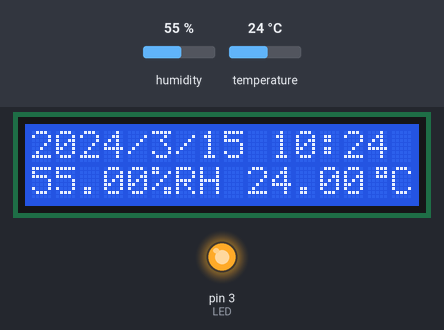
Recording of a sketch running on a simulated Arduino Uno, built with avr-gcc and run on an emulated ATmega328P. On the bench: 16×2 character LCD, output pins drawn as LEDs (lit = HIGH). The test bench sets the inputs (shaded band); at power-on: humidity 55 %, temperature 24 °C. The local clock reads 2024-03-15 10:24:30 at power-on unless the sketch sets it; storage starts empty.

Above: at 1.3 s.
1.4 s: humidity set to 22 %
At 5.7 s:
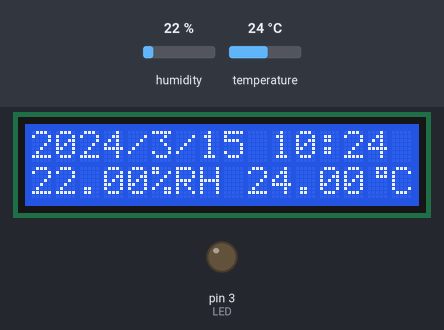
11.8 s: temperature set to 12 °C
At 16.0 s:
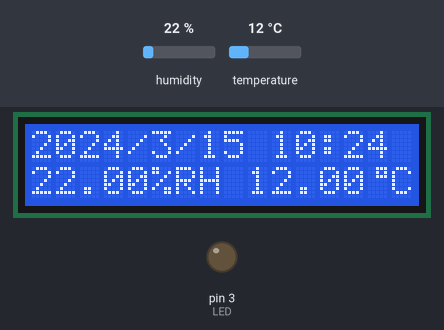
20.0 s: humidity set to 40 %
At 21.1 s:
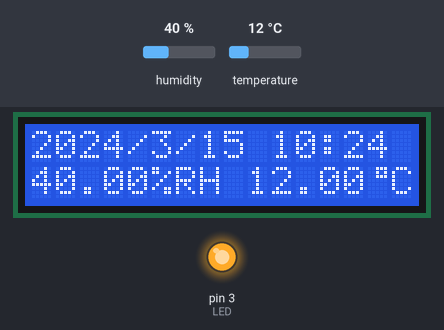
26.1 s: temperature set to 19 °C
At 31.4 s:
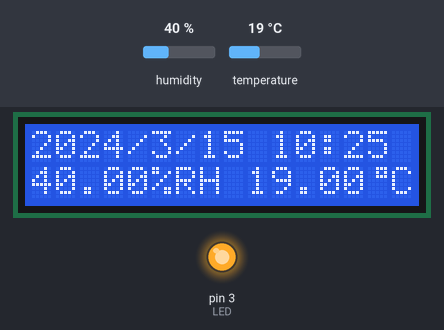
Timing chart, 0 to 36.3 s (numbered marks = the images above; inputs shaded):
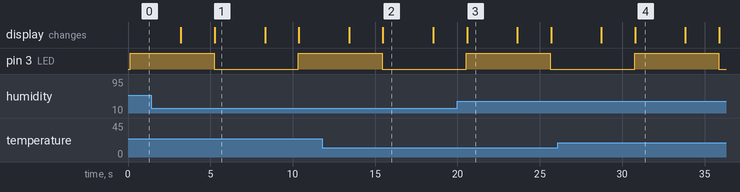

The sketch:

utilizar_loop.ino
```cpp
/*
    Datalogger - Agosto de 2022

    Hardware:
    ---------

    Tarjeta SD, utiliza la librería integrada y se
    conecta vía el bus SPI:

      CS/SS/SDA     -- pin 10
      MOSI/SDI/DIN  -- pin 11
      MISO/SDO/DOUT -- pin 12
      CLK/SCK/SCLK  -- pin 13

    LCD con expansor PCF8574. Utiliza la librería
    LiquidCrystal I2C de Marco Schwartz, y se conecta
    mediante el bus I2C en la dirección 0x27.

    RTC DS1307. Utiliza la librería RTClib de Adafruit,
    y se conecta al bus I2C en la dirección 0x68.

*/

#include <LiquidCrystal_I2C.h>
#include <Thread.h>
#include <SPI.h>
#include <SD.h>
#include "RTClib.h"
#include "DHT.h"

//Objetos
LiquidCrystal_I2C pantalla(0x27, 16, 2);
DHT sensor(2, DHT11);
RTC_DS1307 reloj;
File archivo;

//Variables y constantes
const int LED = 3;
byte grados[] = {
  B00111,
  B00101,
  B00111,
  B00000,
  B00000,
  B00000,
  B00000,
  B00000
};

void setup() {

  pinMode(LED, OUTPUT);

  pantalla.init();
  pantalla.backlight();
  pantalla.createChar(0, grados);
  pantalla.setCursor(0, 0);
  pantalla.print("Iniciar SD...");
  pantalla.setCursor(0, 1);

  sensor.begin();

  if (!SD.begin(10)) {
    pantalla.print("...fallo!");
    while (1);
  }
  pantalla.print("...listo!");

  if (! reloj.begin()) {
    pantalla.clear();
    pantalla.setCursor(0, 0);
    pantalla.print("Falla RTC");
    while (1) delay(10);
  }

  if (! reloj.isrunning()) {
    //Ajusta el RTC con la fecha y hora de compilación del sketch.
    reloj.adjust(DateTime(F(__DATE__), F(__TIME__)));
    // Ajusta el RTC con el siguiente formato: Enero 21, 2022 3am
    // rtc.adjust(DateTime(2022, 1, 21, 3, 0, 0));
  }

}

void loop() {

  //Lectura del sensor
  float humedad = sensor.readHumidity();
  float temperatura = sensor.readTemperature();

  //Lectura del RTC
  DateTime now = reloj.now();

  //LED testigo
  static bool ledStatus = false;
  ledStatus = !ledStatus;
  digitalWrite(LED, ledStatus);

  //String AAAA/DD/MM HH:MM
  String tiempo = String(now.year()) + "/" + String(now.month()) + "/" +
                  String(now.day()) + " " + String(now.hour()) + ":" +
                  String(now.minute());

  //String HH.HH%RH TT.TT°C
  String lectura = String(humedad) + "%RH " + String(temperatura) + " C";

  //Escritura en pantalla
  pantalla.clear();
  pantalla.setCursor(0, 0);
  pantalla.print(tiempo);
  pantalla.setCursor(0, 1);
  pantalla.print(lectura);
  pantalla.setCursor(14, 1);
  pantalla.write(0); //Simbolo grados

  delay(3000);

  //Guardar datos en la tarjeta SD
  // Abrir el archivo como R/W, si no existe se creará
  archivo = SD.open("DATA.csv", FILE_WRITE);

  // Si se pudo abrir el archivo, guardamos datos
  if (archivo) {
    pantalla.clear();
    pantalla.setCursor(0, 0);
    pantalla.print("Escribiendo...");
    archivo.print(tiempo);
    archivo.print(",");
    archivo.println(lectura);
    archivo.close();
    pantalla.setCursor(0, 1);
    pantalla.print("...terminado!");
  } else {
    pantalla.print("Error al abrir");
  }

  delay(2000);
}
```

Measured:
- after the input at 1.4 s, the display: first differs from a run without the input after 3.9 s (image 1)
- after the input at 11.8 s, the display: first differs from a run without the input after 3.7 s (image 2)
- after the input at 20.0 s, the display: changes after 0.58 s (image 3)
- what the display in image 1 shows lasts 3.0 s, from 5.3 s to 8.3 s
